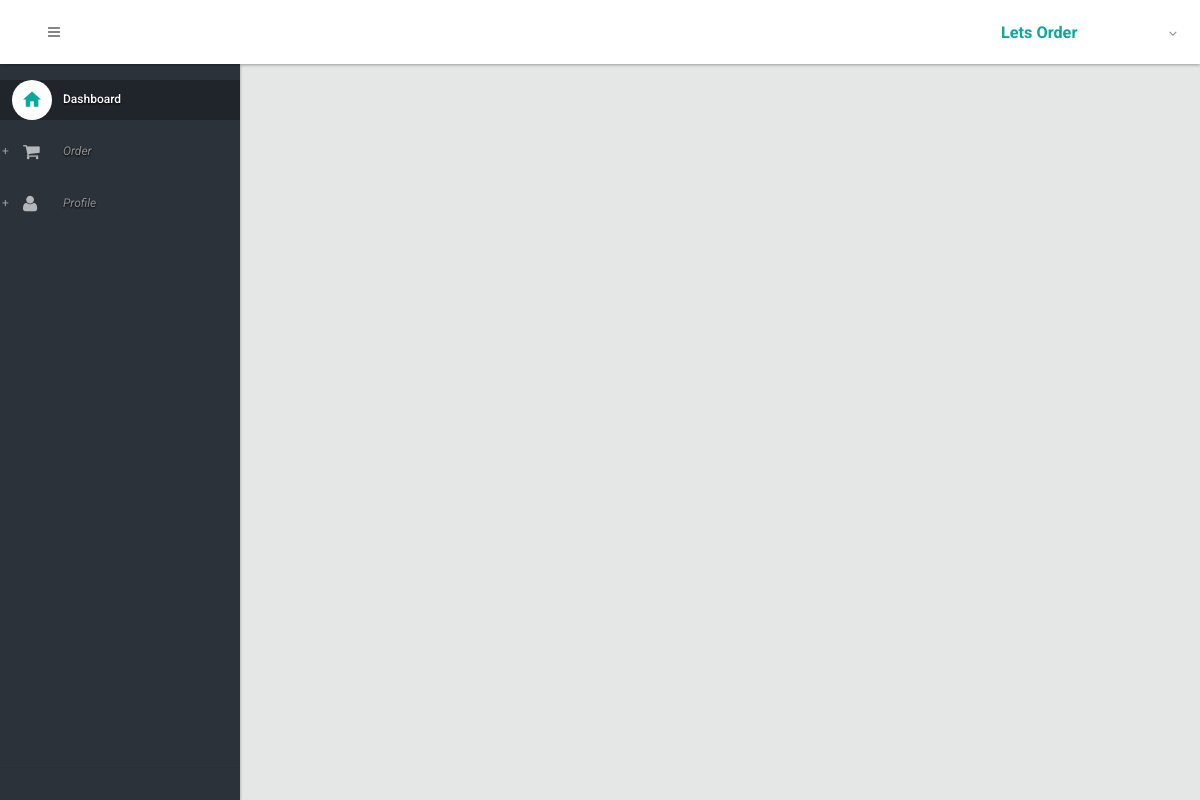
The page /order/1/ (signed in) on the database as committed earlier.
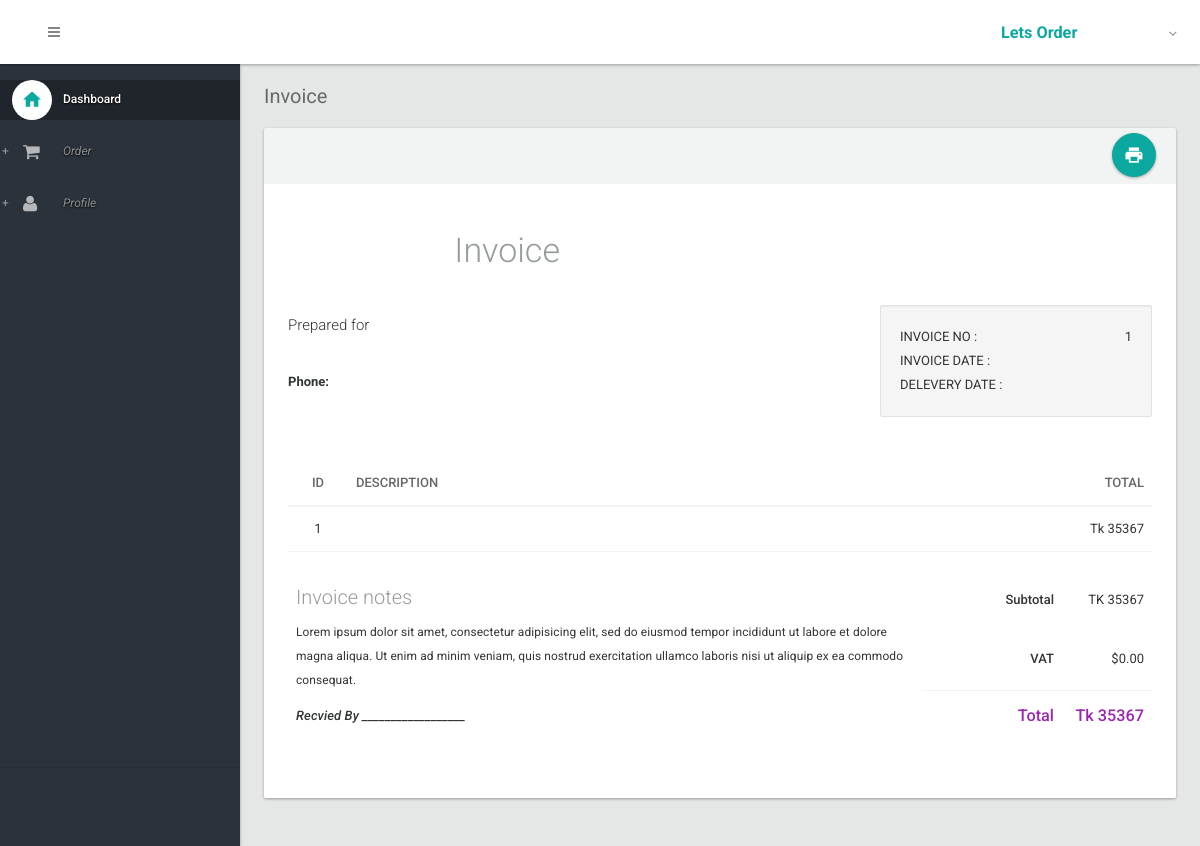
The same page on the database as committed later.
### orders/models.py (models this page shows)
class OrderItems1 (models.Model):
    dept_name=models.CharField(max_length=20);
    app_name= models.CharField(max_length=20);
    function = models.CharField(max_length=10);
    vCPU= models.IntegerField();
    RAM=models.IntegerField();
    storage = models.IntegerField();
    amount= models.IntegerField();
    order_status = models.CharField(max_length=50);
    dr = models.CharField(max_length=20);
    os = models.CharField(max_length=20);
    db = models.CharField(max_length=20);

### orders/views.py (the view)
# urls.py: url(r'^order/(?P<order_id>\d+)/$', my_order.show, name='show'),
@login_required
def show(request, order_id):
    order = OrderItems1.objects.filter(id=order_id)
    return render(request, 'show.html', {'order': order})

### orders/templates/show.html (shortened to what this page needs)
{% extends 'layout.html' %}
{% load staticfiles %}
{% block body %}
            {% for order in order %}
                <section>
                    <div class="section-header">
						<ol class="breadcrumb">
							<li class="active">Invoice</li>
						</ol>
					</div>
					<div class="section-body">
                        <div class="row">
							<div class="col-lg-12">
								<div class="card card-printable style-default-light">
									<div class="card-head">
										<div class="tools">
											<div class="btn-group">
												<a class="btn btn-floating-action btn-primary" href="javascript:void(0);" onclick="javascript:window.print();"><i class="md md-print"></i></a>
											</div>
										</div>
									</div>
									<div class="card-body style-default-bright" id="print">
										<div class="row">
											<div class="col-xs-4 text-right">
												<h1 class="text-light text-default-light">Invoice</h1>
											</div>
										</div>
										<br/>
										<div class="row">
											<div class="col-xs-8">
												<h4 class="text-light">Prepared for</h4>
												<address>
													<strong>{{ order.name }}</strong><br>
													<b>Phone:</b> {{ order.phone }}
												</address>
											</div>
											<div class="col-xs-4">
												<div class="well">
													<div class="clearfix">
														<div class="pull-left"> INVOICE NO : </div>
														<div class="pull-right"> {{ order.id }} </div>
													</div>
													<div class="clearfix">
														<div class="pull-left"> INVOICE DATE : </div>
													</div>
													<div class="clearfix">
														<div class="pull-left"> DELEVERY DATE : </div>
													</div>
												</div>
											</div>
										</div>
										<br/>
										<div class="row">
											<div class="col-md-12">
												<table class="table">
													<thead>
														<tr>
															<th style="width:60px" class="text-center">ID</th>
															<th class="text-left">DESCRIPTION</th>
															<th style="width:140px" class="text-right"></th>
															<th style="width:90px" class="text-right">TOTAL</th>
														</tr>
													</thead>
													<tbody>
														<tr>
															<td class="text-center">1</td>
															<td>{{ order.product_id }}</td>
															<td class="text-right"></td>
															<td class="text-right">Tk {{ order.amount }}</td>
														</tr>
														<tr>
															<td colspan="2" rowspan="4">
																<h3 class="text-light opacity-50">Invoice notes</h3>
																<p><small>Lorem ipsum dolor sit amet, consectetur adipisicing elit, sed do eiusmod tempor incididunt ut labore et dolore magna aliqua. Ut enim ad minim veniam, quis nostrud exercitation ullamco laboris nisi ut aliquip ex ea commodo consequat.</small></p>
																<p><strong><em>Recvied By __________________</em></strong></p>
															</td>
															<td class="text-right"><strong>Subtotal</strong></td>
															<td class="text-right">TK {{ order.amount }}</td>
														</tr>
														<tr>
															<td class="text-right hidden-border"><strong>VAT</strong></td>
															<td class="text-right hidden-border">$0.00</td>
														</tr>
														<tr>
															<td class="text-right"><strong class="text-lg text-accent">Total</strong></td>
															<td class="text-right"><strong class="text-lg text-accent">Tk {{ order.amount }}</strong></td>
														</tr>
													</tbody>
												</table>
											</div>
										</div>
									</div>
								</div>
							</div>
						</div>
					</div>
                </section>
            {% endfor %}
{% endblock %}

Rows that differ between the two databases and show on the page:
added OrderItems1: id "1", amount "35367"
